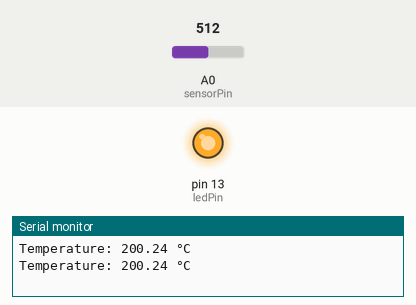
Simulated run of this sketch. Board: Arduino Uno, built with avr-gcc and run on an emulated ATmega328P. Shown: output pins drawn as LEDs (lit = HIGH), the last lines printed to the serial monitor. The test bench sets the inputs (shaded band); at power-on: A0 (sensorPin) = 512.

Above: at 1.8 s.
1.9 s: A0 (sensorPin) set to 187
3.4 s: A0 (sensorPin) set to 156
At 5.2 s:
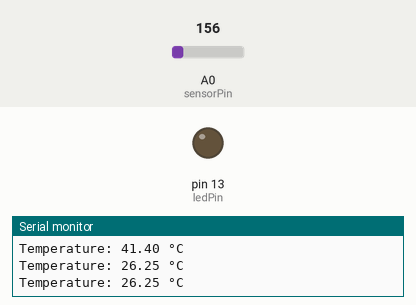
5.5 s: A0 (sensorPin) set to 306
At 7.0 s:
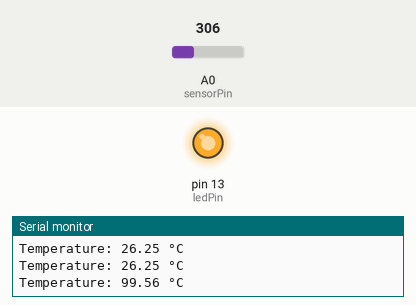
7.5 s: A0 (sensorPin) set to 122
At 8.5 s:
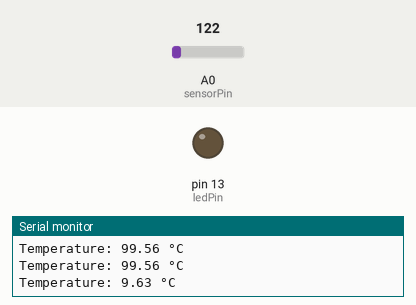
Timing chart, 0 to 10.5 s (numbered marks = the images above; inputs shaded):
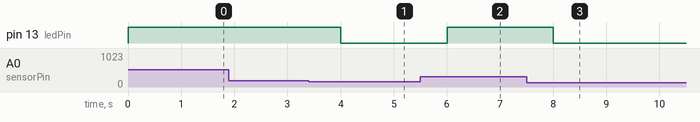

Measured:
- the behaviour switches between 174 and 173 on A0 (sensorPin) (found by bisection; images 0 and 1)
- after the input at 3.4 s, pin 13 (ledPin): HIGH → LOW after 0.60 s
- after the input at 5.5 s, pin 13 (ledPin): LOW → HIGH after 0.51 s
- after the input at 7.5 s, pin 13 (ledPin): HIGH → LOW after 0.51 s

The sketch:

Task3_Smart_Factory_Monitoring_code.ino
```cpp
const int sensorPin = A0;
const int ledPin = 13;

void setup() {
  pinMode(ledPin, OUTPUT);
  Serial.begin(9600);
}

void loop() {
  int sensorValue = analogRead(sensorPin);

  float voltage = sensorValue * (5.0 / 1023.0);
  float temperature = (voltage - 0.5) * 100.0;

  Serial.print("Temperature: ");
  Serial.print(temperature);
  Serial.println(" °C");

  if (temperature > 35) {
    digitalWrite(ledPin, HIGH);
  } else {
    digitalWrite(ledPin, LOW);
  }

  delay(1000);
}
```
